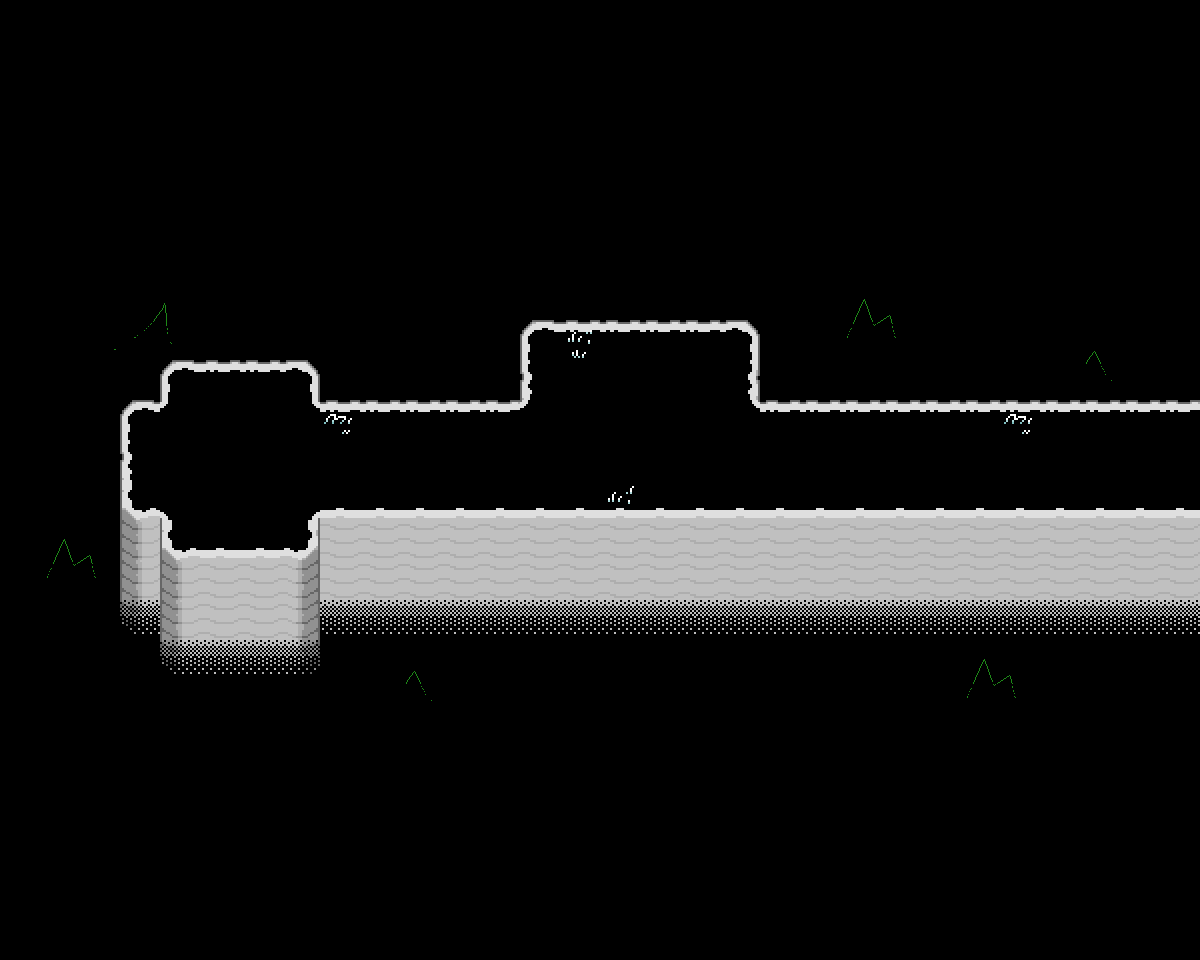

Tiled map render using the project's own tile images. Description and the map definition, with tile-layer contents summarised, below:
An orthogonal 30x24 tile map with 40x40 px tiles, 5 tile layers (background, path, over_path, void_decoration, ...) and 14 objects (savepoint, spawn, dw_entry).

<map version="1.11" tiledversion="1.11.2" orientation="orthogonal" renderorder="right-down" width="30" height="24" tilewidth="40" tileheight="40" infinite="0" nextlayerid="11" nextobjectid="20">
 <editorsettings>
  <export target="data.lua" format="lua" />
 </editorsettings>
 <properties>
  <property name="name" value="??????" />
 </properties>
 <tileset firstgid="1" source="../../tilesets/snowrock.tsx" />
 <layer id="4" name="background" width="30" height="24">
  <data>[720 cells, 720 non-empty, 1 distinct tile ids]</data>
 </layer>
 <layer id="1" name="path" width="30" height="24">
  <data>[720 cells, 4 non-empty, 2 distinct tile ids]</data>
 </layer>
 <layer id="2" name="over_path" width="30" height="24">
  <data>[720 cells, 149 non-empty, 25 distinct tile ids]</data>
 </layer>
 <objectgroup color="#ffaa00" id="9" name="objects">
  <object id="1" name="savepoint" x="640" y="360">
   <properties>
    <property name="cutscene" value="snowrock.savepoint" />
   </properties>
   <point />
  </object>
 </objectgroup>
 <objectgroup color="#aa00ff" id="7" name="markers">
  <object id="10" name="spawn" x="640" y="440">
   <point />
  </object>
  <object id="11" name="dw_entry" x="240" y="460">
   <point />
  </object>
 </objectgroup>
 <objectgroup color="#0055ff" id="8" name="collision">
  <object id="6" x="760" y="320" width="40" height="80" />
  <object id="8" x="800" y="360" width="400" height="40" />
  <object id="9" x="520" y="280" width="240" height="40" />
  <object id="12" x="480" y="320" width="40" height="80" />
  <object id="13" x="320" y="360" width="160" height="40" />
  <object id="14" x="160" y="320" width="160" height="40" />
  <object id="15" x="120" y="360" width="40" height="40" />
  <object id="16" x="80" y="400" width="40" height="120" />
  <object id="17" x="120" y="520" width="40" height="40" />
  <object id="18" x="160" y="560" width="160" height="40" />
  <object id="19" x="320" y="520" width="880" height="40" />
 </objectgroup>
 <layer id="10" name="void_decoration" width="30" height="24">
  <data>[720 cells, 22 non-empty, 12 distinct tile ids]</data>
 </layer>
 <layer id="3" name="deepness" width="30" height="24">
  <data>[720 cells, 39 non-empty, 1 distinct tile ids]</data>
 </layer>
</map>
